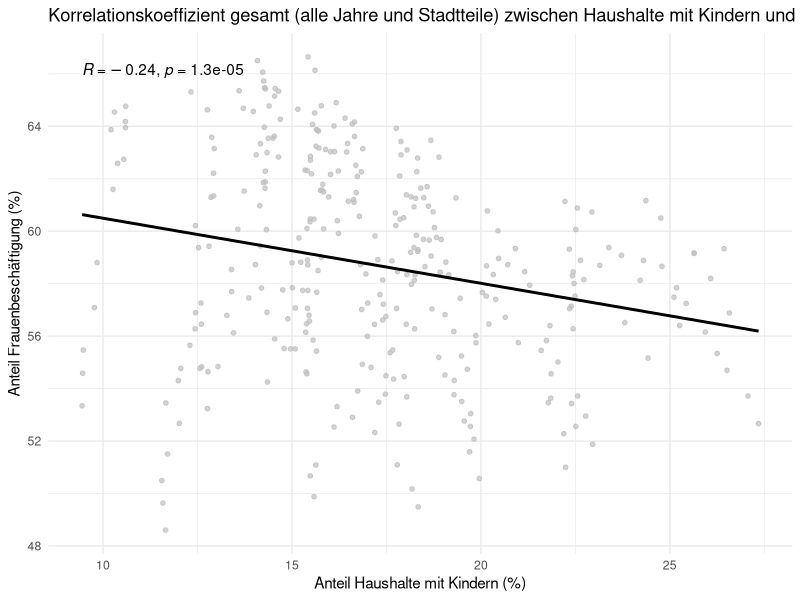

Generate this figure with R: (Note: this script raises an error after producing the figure.)
library(readxl)
library(tidyverse)
library(ggpubr)
library(ggplot2)

export_be <- read_excel("data/raw/export_be.xlsx")
be_sheet <- read_excel("data/raw/export_be.xlsx", sheet = "BEVÖLKERUNG")

export_ar <- read_excel("data/raw/export_ar.xlsx")
ar_sheet <- read_excel("data/raw/export_ar.xlsx", sheet = "ARBEITSMARKT")


all_districts_and_city <- be_sheet %>%
  filter(
    Indikator == "Haushalte mit Kindern",
    Ausprägung == "insgesamt"
  ) %>%
  mutate(
    hmk = 100 * `Basiswert 1` / `Basiswert 2`
  )

Sozialversicherungspflichtig_Beschäftigte_anteil_frau <- ar_sheet %>%
  filter(
    Indikator == "Sozialversicherungspflichtig Beschäftigte - Anteil",
    Ausprägung == "weiblich"
  ) %>%
  mutate(
    anteil = 100 * `Basiswert 1` / `Basiswert 2`
  )

korrelations_daten <- inner_join(
  all_districts_and_city, 
  Sozialversicherungspflichtig_Beschäftigte_anteil_frau, 
  by = c("Raumbezug", "Jahr")
)

korrelations_daten_clean <- korrelations_daten %>%
  filter(Raumbezug != "Stadt München")


hmk_korr_gesamt_sw <- ggplot(korrelations_daten_clean, aes(x = hmk, y = anteil)) +
  geom_point(size = 1.3, color = "grey", alpha = 0.7) +
  geom_smooth(method = "lm", color = "black", se = FALSE, linewidth = 1) +
  stat_cor(label.x.npc = "left", label.y.npc = "top") + 
  labs(
    title = "Korrelationskoeffizient gesamt (alle Jahre und Stadtteile) zwischen Haushalte mit Kindern und Frauenbeschäftigung",
    x = "Anteil Haushalte mit Kindern (%)",
    y = "Anteil Frauenbeschäftigung (%)"
  ) +
  theme_minimal()

hmk_korr_gesamt_sw
saveRDS(hmk_korr_gesamt_sw, "results/figures/Haushalt_mit_Kindern/hmk_korr_gesamt_sw.rds")


# ----------------------------------------------------------------------------------
hmk_korr_nach_jahr_color <- ggplot(korrelations_daten_clean, aes(x = hmk, y = anteil)) +
  geom_point(aes(color = factor(Jahr)), 
             size = 1.3,   
             alpha = 0.7) +   
  geom_smooth(method = "lm", color = "black", se = FALSE, linewidth = 1) +
  stat_cor(
    label.x.npc = "left",   
    label.y.npc = "top",    
    color = "black",
    size = 5
  ) + 
  coord_cartesian(xlim = c(8, 28), ylim = c(48, 68)) +
  labs(
    title = "Korrelationskoeffizient nach Jahren zwischen Haushalte mit Kindern und Frauenbeschäftigung",
    x = "Anteil Haushalte mit Kindern (%)",
    y = "Anteil Frauenbeschäftigung (%)",
    color = "Jahr"
  ) +
  guides(color = guide_legend(ncol = 1)) + 
  theme_minimal()

hmk_korr_nach_jahr_color
saveRDS(hmk_korr_nach_jahr_color, "results/figures/Haushalt_mit_Kindern/hmk_korr_point_nach_jahr_color.rds")

# -----------------------------------------------------------------------
plot_data_final_year <- korrelations_daten_clean %>%
  group_by(Jahr) %>% 
  mutate(
    r = cor(hmk, anteil, use = "complete.obs"),
    r_label = sprintf("(R=%.2f)", r),
    Jahr_Label = paste(Jahr, r_label, sep = " ")
  ) %>%
  ungroup()

all_labels_year <- sort(unique(plot_data_final_year$Jahr_Label))
all_colors_year <- scales::hue_pal()(length(all_labels_year))
jahr_palette <- all_colors_year
names(jahr_palette) <- all_labels_year

hmk_point_line_nach_jahr_color <- ggplot(plot_data_final_year, aes(x = hmk, y = anteil)) +
  geom_smooth(aes(color = Jahr_Label, group = Jahr_Label),
              method = "lm", se = FALSE, linewidth = 1.1, alpha = 0.8) +
  geom_point(aes(color = Jahr_Label), size = 1.1, alpha = 0.5) +
  geom_smooth(aes(group = 1), method = "lm", color = "black", linewidth = 1.1, se = FALSE) +
  scale_color_manual(values = jahr_palette) +
  coord_cartesian(xlim = c(8, 28), ylim = c(48, 68)) +
  labs(
    title = "Korrelationskoeffizient nach Jahren zwischen Haushalte mit Kindern und Frauenbeschäftigung",
    x = "Anteil Haushalte mit Kindern (%)",
    y = "Anteil Frauenbeschäftigung (%)",
    color = "Jahr"
  ) +
  theme_minimal() +
  theme(
    legend.text = element_text(size = 7),
    legend.key.height = unit(0.4, "cm")
  ) +
  guides(color = guide_legend(ncol = 1))

hmk_point_line_nach_jahr_color
saveRDS(hmk_point_line_nach_jahr_color, "results/figures/Haushalt_mit_Kindern/hmk_korr_point_line_nach_jahr_color.rds")

# ----------------------------------------------------------------------------
r_werte_check_year <- korrelations_daten_clean %>%
  group_by(Jahr) %>% 
  summarise(
    r_wert = cor(hmk, anteil)
  ) %>%
  mutate(
    is_negative = r_wert < 0,
    Jahr_Label = paste0(Jahr, " (R=", round(r_wert, 2), ")")
  )

plot_data_highlight_year <- korrelations_daten_clean %>%
  left_join(r_werte_check_year, by = "Jahr") 

hmk_non_simpson_nach_jahr <- ggplot(plot_data_highlight_year, aes(x = hmk, y = anteil)) +
  geom_smooth(
    data = subset(plot_data_highlight_year, is_negative == FALSE),
    aes(group = Jahr), 
    method = "lm", 
    se = FALSE, 
    color = "grey85", 
    linewidth = 0.8,
    alpha = 0.5
  ) +
  geom_smooth(
    data = subset(plot_data_highlight_year, is_negative == TRUE),
    aes(color = Jahr_Label, group = Jahr), 
    method = "lm", 
    se = FALSE, 
    linewidth = 1.1, 
    alpha = 1
  ) +
  geom_smooth(
    aes(group = 1), 
    method = "lm", 
    color = "black", 
    linewidth = 1.1, 
    se = FALSE
  ) +
  scale_color_manual(values = jahr_palette) +
  labs(
    title = "non Simpson's Paradox (nach Jahr)",
    subtitle = "Grau = Positiver Zusammenhang (R ≥ 0), Bunt = Negativer Zusammenhang (R < 0)",
    x = "Anteil Haushalte mit Kindern (%)",
    y = "Anteil Frauenbeschäftigung (%)",
    color = "Jahr mit R < 0" 
  ) +
  coord_cartesian(xlim = c(8, 28), ylim = c(48, 68)) +
  theme_minimal() +
  theme(legend.position = "right")

hmk_non_simpson_nach_jahr
saveRDS(hmk_non_simpson_nach_jahr, "results/figures/Haushalt_mit_Kindern/hmk_non_simpson_nach_jahr.rds")

# ------------------------------------------------------------------------------
plot_data_colored_year <- korrelations_daten_clean %>%
  group_by(Jahr) %>%  
  mutate(
    r_wert = cor(hmk, anteil),
    trend_richtung = ifelse(r_wert >= 0, "positiv", "negativ") 
  ) %>%
  ungroup() 

hmk_non_simpson_nach_jahr_blau_rot <- ggplot(plot_data_colored_year, aes(x = hmk, y = anteil)) +
  geom_smooth(
    aes(
      color = trend_richtung, 
      group = Jahr            
    ), 
    method = "lm", 
    se = FALSE, 
    linewidth = 1.1,    
    alpha = 0.6          
  ) +
  geom_smooth(aes(group = 1), method = "lm", color = "black", linewidth = 1.1, se = FALSE) +
  scale_color_manual(values = c(
    "positiv" = "red",  
    "negativ" = "blue" 
  )) +
  labs(
    title = "non Simpson's Paradox (nach Jahr)",
    subtitle = "Rot = Positiver Zusammenhang (R ≥ 0), Blau = Negativer Zusammenhang (R < 0)",
    x = "Anteil Haushalte mit Kindern (%)",
    y = "Anteil sozialversicherungspflichtig Beschäftigter Frauen (%)"
  ) +
  coord_cartesian(xlim = c(8, 28)) +
  theme_minimal() +
  theme(legend.position = "none")

hmk_non_simpson_nach_jahr_blau_rot
saveRDS(hmk_non_simpson_nach_jahr_blau_rot, "results/figures/Haushalt_mit_Kindern/hmk_non_simpson_nach_jahr_blau_rot.rds")
